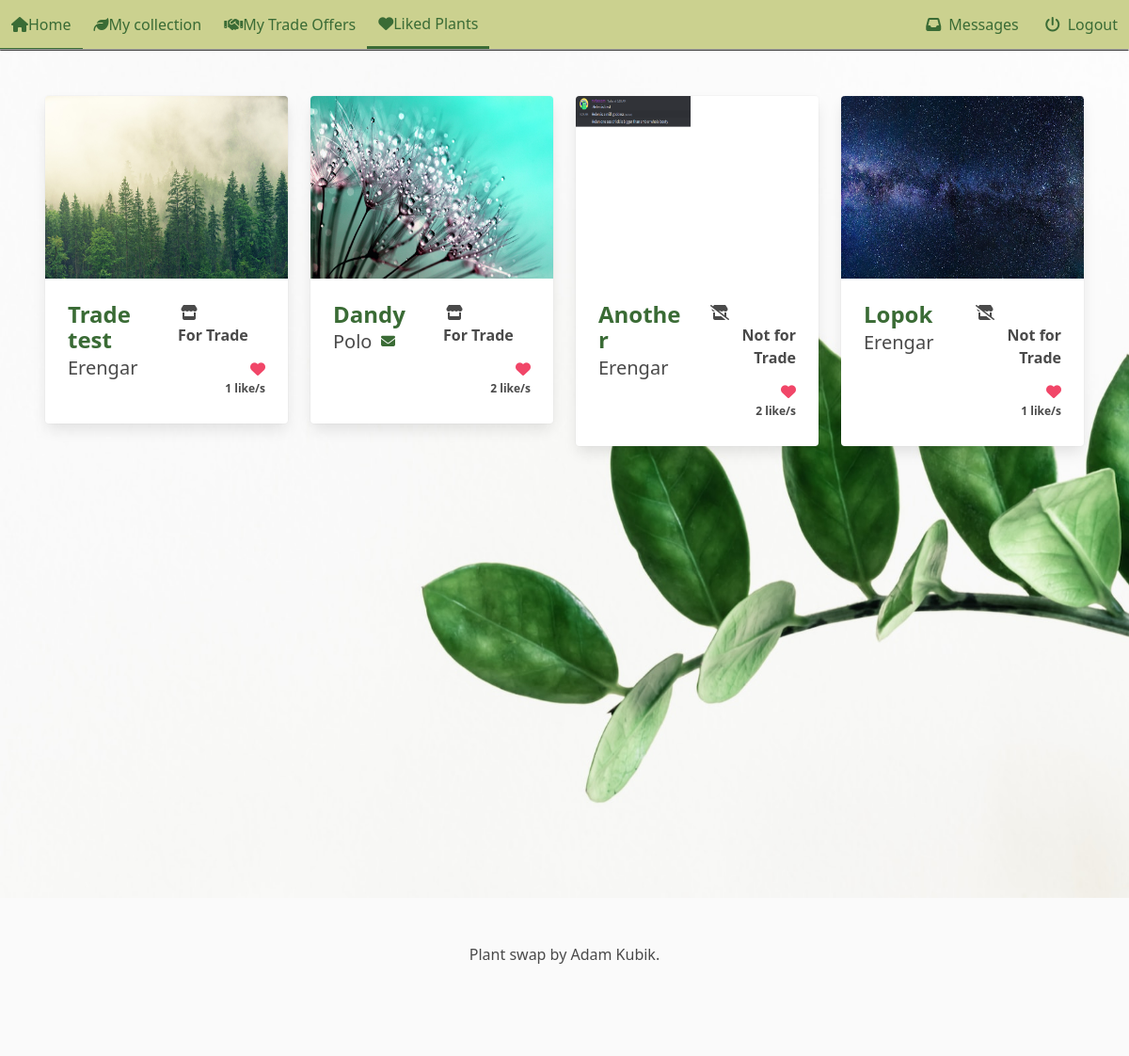
The page /accounts/likes/ (signed in) on the database its author committed.
### plant_collection/models.py (models this page shows, shortened)
class Plant(models.Model):
    nick_name = models.CharField(
        max_length=64,
        validators=[MinLengthValidator(3)],
        unique=True)
    created = models.DateTimeField(auto_now_add=True, null=True, blank=True)
    updated = models.DateTimeField(auto_now=True, null=True, blank=True)
    species = models.ForeignKey(Species, on_delete=models.SET_NULL, blank=True, null=True, related_name='plants')
    owner = models.ForeignKey(settings.AUTH_USER_MODEL, on_delete=models.PROTECT, related_name='plants')
    slug = models.SlugField(default='bugged-plant')
    for_trade = models.BooleanField(default=False)
    likes = models.ManyToManyField(User, related_name= 'liked')
    def number_of_likes(self):
        return self.likes.count()

class Image(models.Model):
    plant = models.ForeignKey(Plant, on_delete=models.CASCADE, related_name='picture')
    image = models.ImageField(upload_to='pics')

### accounts/views.py (the view, shortened to what this page needs)
# urls.py: path('likes/', views.liked_list.as_view(), name='liked_list'),
class liked_list(LoginRequiredMixin, generic.ListView):
    template_name = 'accounts/like_list.html'
    model = Plant
    def get(self, request):
        context = {'plants':Plant.objects.filter(likes=request.user).order_by('-updated')}
        return render(request, self.template_name, context)

### accounts/templates/accounts/like_list.html (shortened to what this page needs)
{% extends "base.html" %}
{% load static %}
{% block header %}
<link rel="stylesheet" href="{% static 'plant_collection/css/no_padding_section.css' %}">
<link rel="stylesheet" href="{% static 'plant_collection/css/like_animation.css' %}">
{% endblock %}
{% block content %}
<section class="section">
    <div class="columns is-multiline">
        {% if plants %}
        {% for plant in plants %}
        <div class='column is-3-desktop is-full-mobile'>
            <div class='card hover'>
                {% if plant.picture %}
                <div class='card-image'>
                    <figure class='image is-4by3'>
                        <a href="{% url 'plant_collection:plant_view' slug=plant.slug %}">
                            <img src="{{ plant.picture.all.0.image.url }}" alt="Picture of a plant" width='500px'>
                        </a>
                    </figure>
                </div>
                {% endif %}
                <div class='card-content columns is-mobile'>
                    <div class='column'>
                        <div class='title is-size-4-desktop is-size-5-touch is-align-self-flex-start'>
                            <a href="{% url 'plant_collection:plant_view' slug=plant.slug %}">{{plant.nick_name}}</a>
                        </div>
                        <div class='subtitle is-size-5-desktop is-size-6-touch'>
                            {% if user == plant.owner %}
                                <span>{{plant.owner}}</span>
                                {% else %}
                                <span class='icon-text'>
                                    <span>{{plant.owner}}</span>
                                    <span class='icon'>
                                        <a href="{% url 'accounts:write_message' name=plant.owner %}"><i class="fa-solid fa-envelope fa-xs"></i></a>
                                    </span>
                                </span>
                                {% endif %}
                        </div>
                    </div>
                    <div class='column pb-1'>
                        <div class='has-text-right pb-3'>
                            {% if plant.for_trade %}
                            <span class='icon-text has-text-weight-semibold is-size-6-desktop is-size-7-touch'>
                                <span class='icon'>
                                    <i class="fa-solid fa-store"></i>
                                </span>
                                For Trade
                            </span>
                            {% else %}
                            <span class='icon-text has-text-weight-semibold is-size-6-desktop is-size-7-touch'>
                                <span class='icon'>
                                    <i class="fa-solid fa-store-slash "></i>
                                </span>
                                Not for Trade
                            </span>
                            {% endif %}
                        </div>
                        <div class='has-text-right'>
                            {% if not user in plant.likes.all %}
                            <div>
                                <a class='heart' data-plant='{{ plant.nick_name }}' data-user='{{ user }}'><i class="fa-regular fa-heart has-text-danger"></i></a>
                            </div>
                            {% elif user in plant.likes.all %}
                            <div>
                                <a class='heart' data-plant='{{ plant.nick_name }}' data-user='{{ user }}'><i class="fa-solid fa-heart has-text-danger"></i></a>
                            </div>
                            {% endif %}
                            <div class='number_likes is-size-7 has-text-weight-bold' data-plant='{{ plant.nick_name }}'>
                                {{ plant.number_of_likes }} like/s
                            </div>
                        </div>
                    </div>
                </div>
            </div>
        </div>
        {% endfor %}
        {% endif %}
    </div>
</section>
{% endblock content %}

### plant_collection/static/plant_collection/css/coloring.css (style rules this page uses)
a { color: #3A6B35 !important; }

### rows shown on the page
Plant: picture.all.0.image (picture), nick_name "Trade test", owner "Erengar", for_trade True (drawn), number_of_likes "1"
Plant: picture.all.0.image (picture), nick_name "Dandy", owner "Polo", for_trade True (drawn), number_of_likes "2"
Plant: picture.all.0.image (picture), nick_name "Another", owner "Erengar", for_trade False (drawn), number_of_likes "2"
Plant: picture.all.0.image (picture), nick_name "Lopok", owner "Erengar", for_trade False (drawn), number_of_likes "1"
